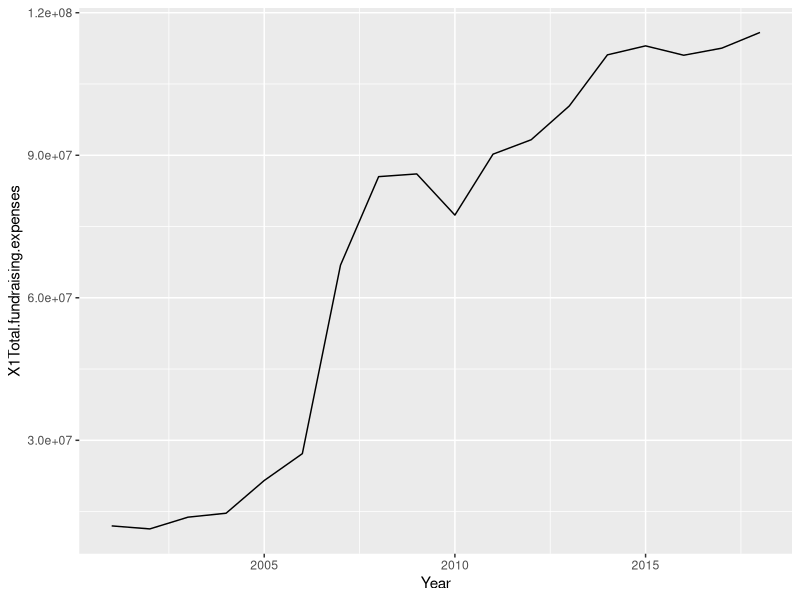
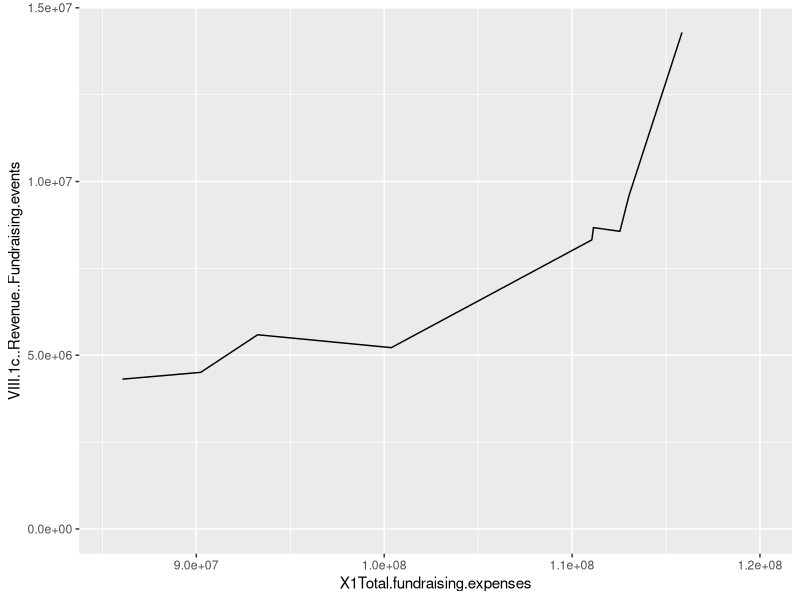
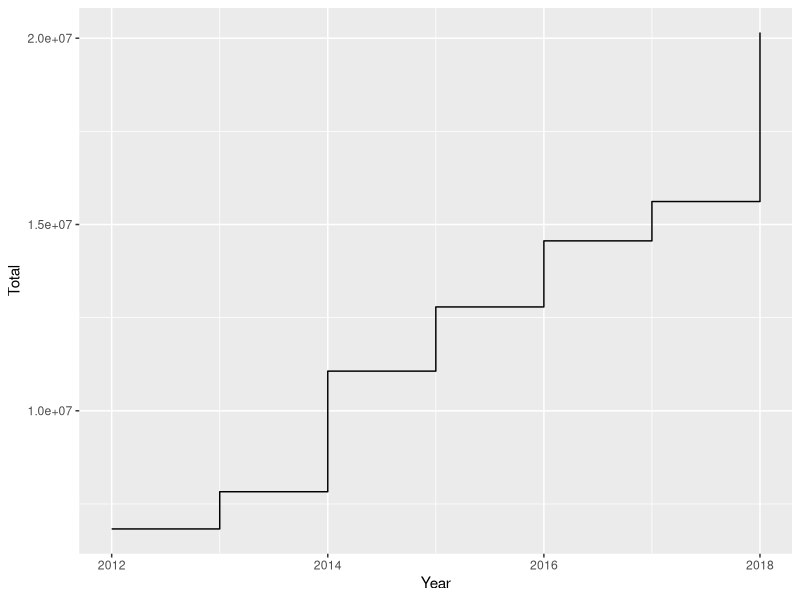
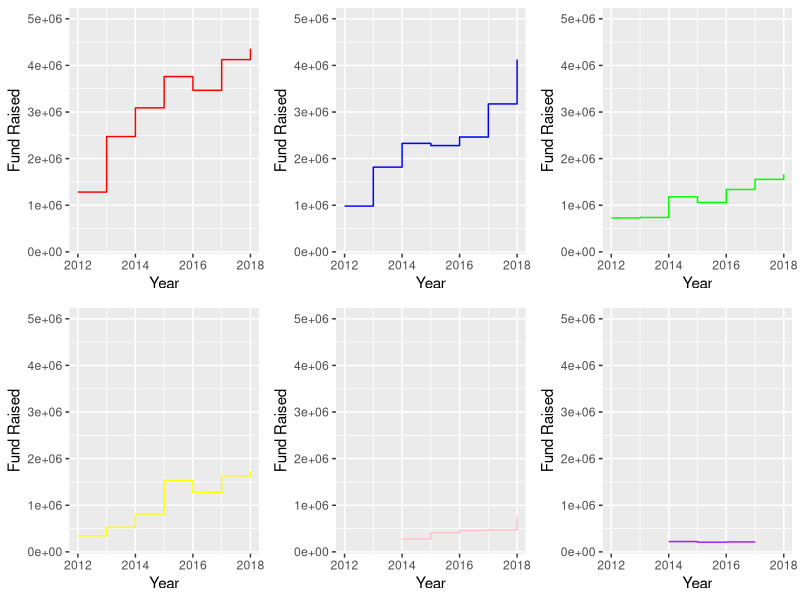

Write R code to recreate these figures, in order.
library(tidyverse)
library(gridExtra)
library(grid)

Data <- read.csv("Form990.csv")
GivingDay <- read.csv("GivingDayData.csv")



# Fundraising Fee trend throughout the year 
p <- ggplot(data = Data, 
            aes(x = Year, y = X1Total.fundraising.expenses)
            )
p + geom_line()

# Total Fundrasing Expenses vs. Revenue from fundraising events
g <-  ggplot(data = Data, 
             aes(x = X1Total.fundraising.expenses,
                 y = VIII.1c..Revenue..Fundraising.events))

g + geom_line() + coord_cartesian(xlim=c(85495196,120000000), ylim=c(0,14290459))
  #+ xlim (85495196,120000000)

# Giving Day Revenue throughout the year
f <- ggplot(data = GivingDay, mapping = aes(x = Year, y = Total))
f + geom_step()

# Combined Giving Day Stuff

p1 <- ggplot( ) + geom_step(data = GivingDay, aes(x = Year, y = CC, color = 'red'), color = 'red') + xlab('Year')+
  ylab('Fund Raised') + coord_cartesian(xlim=c(2012,2018), ylim =c(200000,5000000))
p2 <- ggplot( ) + geom_step(data = GivingDay, aes(x = Year, y = Athletics, color = 'blue'), color = 'blue') + xlab('Year')+
  ylab('Fund Raised') + coord_cartesian(xlim=c(2012,2018), ylim =c(200000,5000000))
p3 <- ggplot( ) + geom_step(data = GivingDay, aes(x = Year, y = Columbia.Engineering, color = 'green'), color = 'green') + xlab('Year')+
  ylab('Fund Raised') + coord_cartesian(xlim=c(2012,2018), ylim =c(200000,5000000))
p4 <- ggplot( ) + geom_step(data = GivingDay, aes(x = Year, y = Columbia.Business.School, color = 'yellow'), color = 'yellow') + xlab('Year')+
  ylab('Fund Raised') + coord_cartesian(xlim=c(2012,2018), ylim =c(200000,5000000))
p5 <- ggplot( ) + geom_step(data = GivingDay, aes(x = Year, y = Barnard.College, color = 'pink'), color = 'pink') + xlab('Year')+
  ylab('Fund Raised') + coord_cartesian(xlim=c(2012,2018), ylim =c(200000,5000000))
p6 <- ggplot( ) + geom_step(data = GivingDay, aes(x = Year, y = GS, color = 'purple'), color = 'purple') + xlab('Year')+
  ylab('Fund Raised') + coord_cartesian(xlim=c(2012,2018), ylim =c(200000,5000000))

grid.arrange(
  p1,
  p2,
  p3,
  p4,
  p5,
  p6,
  nrow = 2)
